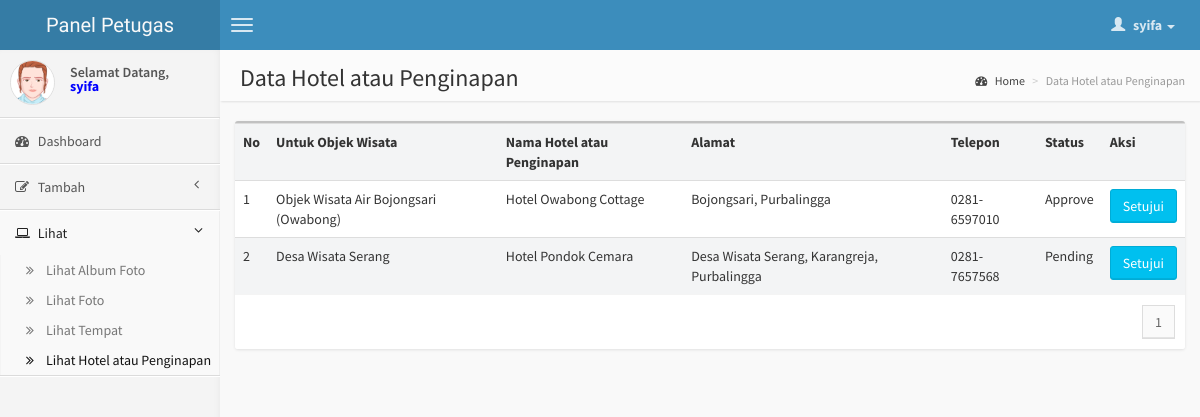
/dashboard/petugas/data_hotel.php (signed in), run on the app's committed database.
### tables this page shows
CREATE TABLE IF NOT EXISTS `sig_hotel` (
  `id_place` int(11) NOT NULL,
  `tourism_attr` varchar(255) NOT NULL,
  `name` varchar(255) NOT NULL,
  `address` text NOT NULL,
  `telp` varchar(50) NOT NULL,
  `status` enum('Approve','Pending','','') NOT NULL DEFAULT 'Pending',
  UNIQUE KEY `name` (`name`)
);

### dashboard/petugas/data_hotel.php (the view, shortened to what this page needs)
<?php
if($_SESSION['Hak_Akses'] == 'Petugas')
{?>
<!DOCTYPE html>
<html>
    <head>
        <link href="css/bootstrap.min.css" rel="stylesheet" type="text/css" />
        <link href="css/font-awesome.min.css" rel="stylesheet" type="text/css" />
        <link href="css/AdminLTE.css" rel="stylesheet" type="text/css" />
    </head>
    <body class="skin-blue">
        <header class="header">
            <a href="index.php" class="logo">
                Panel Petugas
            </a>
            <nav class="navbar navbar-static-top" role="navigation">
                <a href="#" class="navbar-btn sidebar-toggle" data-toggle="offcanvas" role="button">
                    <span class="icon-bar"></span>
                    <span class="icon-bar"></span>
                    <span class="icon-bar"></span>
                </a>
                <div class="navbar-right">
                    <ul class="nav navbar-nav">
                        <li class="dropdown user user-menu">
                            <a href="#" class="dropdown-toggle" data-toggle="dropdown">
                                <i class="glyphicon glyphicon-user"></i>
                                <span><?php echo $_SESSION['Username'];?> <i class="caret"></i></span>
                            </a>
                        </li>
                    </ul>
                </div>
            </nav>
        </header>
        <div class="wrapper row-offcanvas row-offcanvas-left">
            <aside class="left-side sidebar-offcanvas">
                <section class="sidebar">
                    <div class="user-panel">
                        <div class="pull-left image">
                           <?php if($_SESSION['Jenis_Kelamin']== 'Laki - Laki') { ?>
                           <img src="img/avatar5.png" class="img-circle" alt="User Image" />
                           <?php }
				     	   else{ ?>
                           <img src="img/avatar2.png" class="img-circle" alt="User Image" />
                           <?php } ?>
                        </div>
                        <div class="pull-left info">
                            Selamat Datang, <br>
                          <p style="font-weight:bold; color:#00F;"> <?php echo $_SESSION['Username'];?></p>
                        </div>
                    </div>
                    <ul class="sidebar-menu">
                        <li class="">
                            <a href="index.php">
                                <i class="fa fa-dashboard"></i> <span>Dashboard</span>
                            </a>
                        </li>
                        <li class="treeview">
                            <a href="#">
                                <i class="fa fa-edit"></i>
                                <span>Tambah</span>
                                <i class="fa fa-angle-left pull-right"></i>
                            </a>
                        </li>
                        <li class="treeview active">
                            <a href="#">
                                <i class="fa fa-laptop"></i>
                                <span>Lihat</span>
                                <i class="fa fa-angle-left pull-right"></i>
                            </a>
                            <ul class="treeview-menu">
                                <li><a href="data_album.php"><i class="fa fa-angle-double-right"></i>Lihat Album Foto</a></li>
                                <li><a href="data_photo.php"><i class="fa fa-angle-double-right"></i>Lihat Foto</a></li>
                                <li><a href="data_place.php"><i class="fa fa-angle-double-right"></i>Lihat Tempat</a></li>
                                <li class="active"><a href="data_hotel.php"><i class="fa fa-angle-double-right"></i>Lihat Hotel atau Penginapan</a></li>
                            </ul>
                        </li>
                    </ul>
                </section>
            </aside>
            <aside class="right-side">
                <section class="content-header">
                    <h1>
                    Data Hotel atau Penginapan
                    </h1>
                    <ol class="breadcrumb">
                        <li><a href="index.php"><i class="fa fa-dashboard"></i> Home</a></li>
                        <li class="active">Data Hotel atau Penginapan</li>
                    </ol>
                </section>
                <section class="content">
                    <div class="row">
                        <div class="col-md-12">
                            <div class="box">
                                <div class="box-body no-padding">
                                    <table class="table table-striped">
                                        <tr>
                                            <th>No</th>
                                            <th>Untuk Objek Wisata</th>
                                            <th>Nama Hotel atau Penginapan</th>
                                            <th>Alamat</th>
                                            <th>Telepon</th>
                                            <th>Status</th>
                                            <th>Aksi</th>
                                        </tr>
                                         <?php
											$dataPerPage = 10;
											if(isset($_GET['page']))
											{
												$noPage = $_GET['page'];
											}
											else $noPage = 1;
											$offset = ($noPage - 1) * $dataPerPage;
											$no = 1;
											$queri = "SELECT * FROM `sig_hotel` order by name asc LIMIT $offset, $dataPerPage ";
											$ambil = mysql_query($queri);
											if(mysql_num_rows($ambil) != 0 )
											{
												while($urai = mysql_fetch_assoc($ambil))
												{
										?>
                                        <tr>
                                           <td><?php echo $no++;?></td>
                                           <td><?php echo $urai['tourism_attr']?></td>
                                           <td><?php echo $urai['name'];?></td>
                                           <td><?php echo $urai['address'];?></td>
                                           <td><?php echo $urai['telp'];?></td>
                                           <td><?php echo $urai['status'];?></td>
                                           <td><a href="../../process/approve_hotel.php?id_place=<?php echo $urai['id_place']?>&&tourism_attr=<?php echo $urai['tourism_attr']?>"><button class="btn btn-info">Setujui</button></a></td>
                                        </tr>
                                         <?php }
										}
											$query 	= "SELECT COUNT(*) AS jumData FROM `sig_hotel`";
											$hasil  = mysql_query($query);
											$data   = mysql_fetch_array($hasil);
											$jumData = $data['jumData'];
											$jumPage = ceil($jumData/$dataPerPage);?>
                                    </table>
                                </div>
                                <div class="box-footer clearfix">
                                    <ul class="pagination no-margin pull-right">
									   <?php
											for($page = 1; $page <= $jumPage; $page++)
											{
													 if ((($page >= $noPage - 3) && ($page <= $noPage + 3)) || ($page == 1) || ($page == $jumPage))
													 {
														if (($showPage != ($jumPage - 1)) && ($page == $jumPage))  echo "";
														else echo "<li> <a href='".$_SERVER['PHP_SELF']."?page=".$page."' class='active'>".$page."</a> </li> ";
													 }
											}
									   ?>
                                    </ul>
                                </div>
                            </div>
                        </div>
                    </div>
                </section>
            </aside>
        </div>
    </body>
</html>
<?php
}
else
{
	include("error.php");
}?>

### data on the page
sig_hotel: tourism_attr "Objek Wisata Air Bojongsari (Owabong)", name "Hotel Owabong Cottage", address "Bojongsari, Purbalingga", telp "0281-6597010", status "Approve"
sig_hotel: tourism_attr "Desa Wisata Serang", name "Hotel Pondok Cemara", address "Desa Wisata Serang, Karangreja, Purbalingga", telp "0281-7657568", status "Pending"

### other printed values
$_SESSION['Username'] "syifa"
